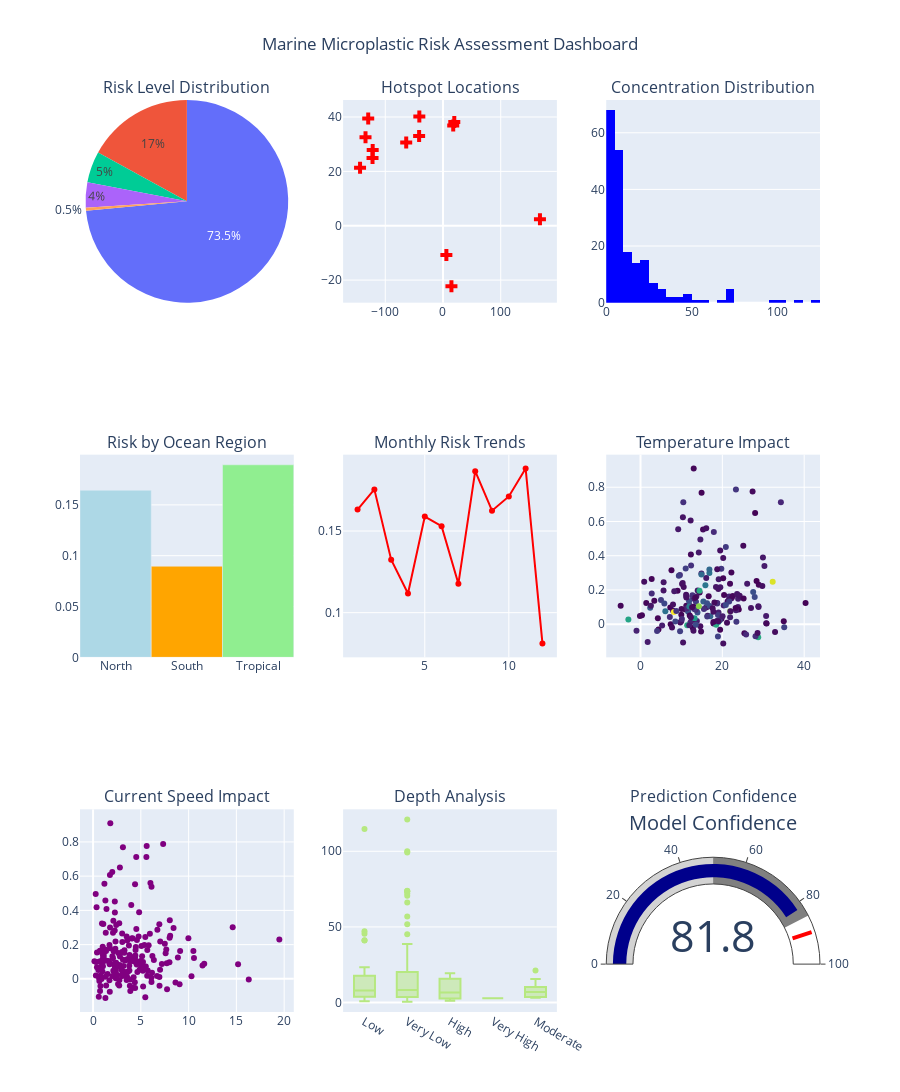

Notebook source saved alongside this figure:
### Markdown cell above
## 📋 Comprehensive Risk Dashboard

### Code cell
# Create comprehensive risk dashboard
dashboard_fig = visualizer.create_risk_dashboard()
dashboard_fig.show()

print("📋 Risk dashboard provides:")
print("   • Risk level distribution")
print("   • Hotspot locations")
print("   • Regional risk analysis")
print("   • Environmental impact assessment")
print("   • Model confidence metrics")

### Figure 1 — Plotly figure (JSON) as saved in the notebook; plotly's stock layout.template omitted (floating-point values rounded to 4 significant figures; data arrays with more than 128 entries replaced by an {"elided": "..."} marker saying what was removed)
{"data": [{"domain": {"x": [0, 0.2889], "y": [0.7778, 1]}, "labels": ["Very Low", "Low", "Moderate", "High", "Very High"], "name": "Risk Distribution", "type": "pie", "values": [147, 34, 10, 8, 1]}, {"marker": {"color": "red", "size": 10, "symbol": "cross"}, "mode": "markers", "name": "Confirmed Hotspots", "type": "scatter", "x": [-121.8, -122.1, 168.0, -41.36, -129.6, -134.3, 14.63, 5.868, -63.74, 17.72, 19.57, -41.0, -143.7], "xaxis": "x", "y": [27.84, 24.97, 2.408, 33.02, 39.45, 32.52, -22.28, -10.75, 30.67, 36.89, 38.16, 40.24, 21.31], "yaxis": "y"}, {"marker": {"color": "blue"}, "name": "Concentration Distribution", "type": "histogram", "x": {"elided": "200 float values"}, "xaxis": "x2", "yaxis": "y2"}, {"marker": {"color": ["lightblue", "orange", "lightgreen"]}, "name": "Risk by Region", "type": "bar", "x": ["North", "South", "Tropical"], "xaxis": "x3", "y": [0.1644, 0.0896, 0.1894], "yaxis": "y3"}, {"line": {"color": "red"}, "mode": "lines+markers", "name": "Monthly Risk Trend", "type": "scatter", "x": [1, 2, 3, 4, 5, 6, 7, 8, 9, 10, 11, 12], "xaxis": "x4", "y": [0.1631, 0.1755, 0.1324, 0.1117, 0.1589, 0.1529, 0.1178, 0.1866, 0.1624, 0.1712, 0.1882, 0.08115], "yaxis": "y4"}, {"marker": {"color": {"elided": "200 float values"}, "colorscale": [[0, "#440154"], [0.1111, "#482878"], [0.2222, "#3e4989"], [0.3333, "#31688e"], [0.4444, "#26828e"], [0.5556, "#1f9e89"], [0.6667, "#35b779"], [0.7778, "#6ece58"], [0.8889, "#b5de2b"], [1, "#fde725"]], "size": 6}, "mode": "markers", "name": "Temperature Impact", "type": "scatter", "x": {"elided": "200 float values"}, "xaxis": "x5", "y": {"elided": "200 float values"}, "yaxis": "y5"}, {"marker": {"color": "purple", "size": 6}, "mode": "markers", "name": "Current Speed Impact", "type": "scatter", "x": {"elided": "200 float values"}, "xaxis": "x6", "y": {"elided": "200 float values"}, "yaxis": "y6"}, {"name": "Concentration by Risk", "type": "box", "x": {"elided": "200 str values"}, "xaxis": "x7", "y": {"elided": "200 float values"}, "yaxis": "y7"}, {"domain": {"x": [0.7111, 1], "y": [0, 0.2222]}, "gauge": {"axis": {"range": [null, 100]}, "bar": {"color": "darkblue"}, "steps": [{"color": "lightgray", "range": [0, 50]}, {"color": "gray", "range": [50, 85]}], "threshold": {"line": {"color": "red", "width": 4}, "thickness": 0.75, "value": 90}}, "mode": "gauge+number", "title": {"text": "Model Confidence"}, "type": "indicator", "value": 81.81}], "layout": {"annotations": [{"font": {"size": 16}, "showarrow": false, "text": "Risk Level Distribution", "x": 0.1444, "xanchor": "center", "xref": "paper", "y": 1, "yanchor": "bottom", "yref": "paper"}, {"font": {"size": 16}, "showarrow": false, "text": "Hotspot Locations", "x": 0.5, "xanchor": "center", "xref": "paper", "y": 1, "yanchor": "bottom", "yref": "paper"}, {"font": {"size": 16}, "showarrow": false, "text": "Concentration Distribution", "x": 0.8556, "xanchor": "center", "xref": "paper", "y": 1, "yanchor": "bottom", "yref": "paper"}, {"font": {"size": 16}, "showarrow": false, "text": "Risk by Ocean Region", "x": 0.1444, "xanchor": "center", "xref": "paper", "y": 0.6111, "yanchor": "bottom", "yref": "paper"}, {"font": {"size": 16}, "showarrow": false, "text": "Monthly Risk Trends", "x": 0.5, "xanchor": "center", "xref": "paper", "y": 0.6111, "yanchor": "bottom", "yref": "paper"}, {"font": {"size": 16}, "showarrow": false, "text": "Temperature Impact", "x": 0.8556, "xanchor": "center", "xref": "paper", "y": 0.6111, "yanchor": "bottom", "yref": "paper"}, {"font": {"size": 16}, "showarrow": false, "text": "Current Speed Impact", "x": 0.1444, "xanchor": "center", "xref": "paper", "y": 0.2222, "yanchor": "bottom", "yref": "paper"}, {"font": {"size": 16}, "showarrow": false, "text": "Depth Analysis", "x": 0.5, "xanchor": "center", "xref": "paper", "y": 0.2222, "yanchor": "bottom", "yref": "paper"}, {"font": {"size": 16}, "showarrow": false, "text": "Prediction Confidence", "x": 0.8556, "xanchor": "center", "xref": "paper", "y": 0.2222, "yanchor": "bottom", "yref": "paper"}], "height": 1200, "showlegend": false, "title": {"text": "Marine Microplastic Risk Assessment Dashboard", "x": 0.5}, "xaxis": {"anchor": "y", "domain": [0.3556, 0.6444]}, "xaxis2": {"anchor": "y2", "domain": [0.7111, 1]}, "xaxis3": {"anchor": "y3", "domain": [0, 0.2889]}, "xaxis4": {"anchor": "y4", "domain": [0.3556, 0.6444]}, "xaxis5": {"anchor": "y5", "domain": [0.7111, 1]}, "xaxis6": {"anchor": "y6", "domain": [0, 0.2889]}, "xaxis7": {"anchor": "y7", "domain": [0.3556, 0.6444]}, "yaxis": {"anchor": "x", "domain": [0.7778, 1]}, "yaxis2": {"anchor": "x2", "domain": [0.7778, 1]}, "yaxis3": {"anchor": "x3", "domain": [0.3889, 0.6111]}, "yaxis4": {"anchor": "x4", "domain": [0.3889, 0.6111]}, "yaxis5": {"anchor": "x5", "domain": [0.3889, 0.6111]}, "yaxis6": {"anchor": "x6", "domain": [0, 0.2222]}, "yaxis7": {"anchor": "x7", "domain": [0, 0.2222]}}}
